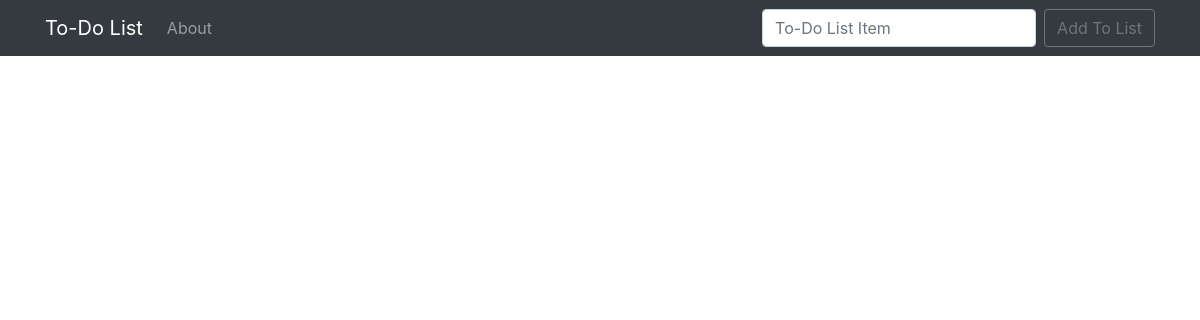
The app's page /, older data.
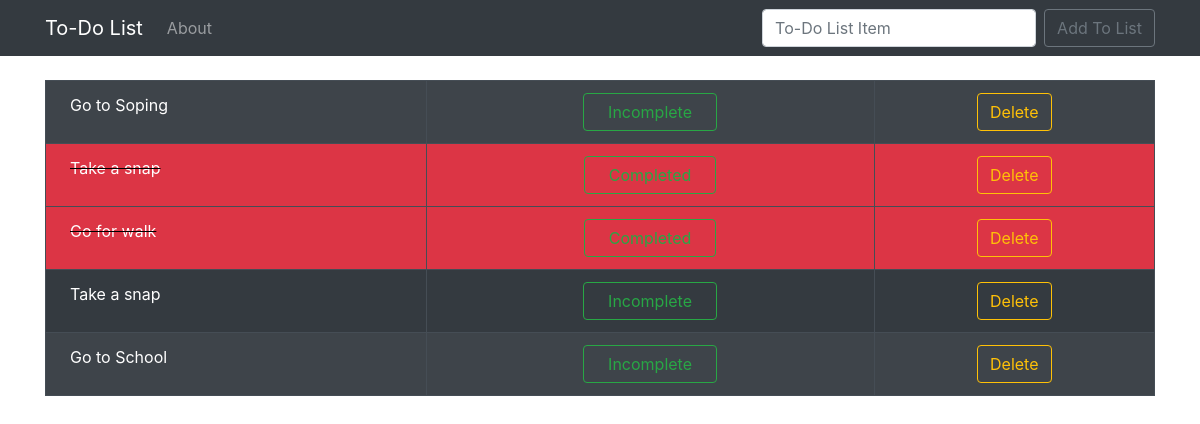
The same page, newer data.
### todolist/models.py (models this page shows, shortened)
class List(models.Model):
    item = models.CharField(max_length=200)
    completed = models.BooleanField(default=False)

### todolist/views.py (the view)
# urls.py: path('', views.home, name='home'),
def home(request):
    if request.method == 'POST':
        form = ListForm(request.POST or None)
        if form.is_valid():
            form.save()
            messages.success(request, "Item has been added to List!")
    all_item = List.objects.all
    return render(request, 'home.html', {'all_item': all_item})

### todolist/templates/home.html (shortened to what this page needs)
{% extends 'base.html' %}
{% block content %}
    {% if all_item %}
        <table class="table-bordered table table-striped table-dark">
            {% for list in all_item %}
                {% if list.completed %}
                    <tr class="bg-danger">
                        <td class="pl-4 strick">{{ list.item }}</td>
                        <td align="center"><a href="{% url 'complete' list.id %}">
                            <button type="button" class="pl-4 pr-4 btn btn-outline-success">Completed</button>
                        </a></td>
                        <td align="center"><a href="{% url 'delete' list.id %}">
                            <button type="button" class="btn btn-outline-warning">Delete</button>
                        </a></td>
                    </tr>
                {% else %}
                    <tr>
                        <td class="pl-4">{{ list.item }}</td>
                        <td align="center"><a href="{% url 'incomplete' list.id %}">
                            <button type="button" class="pl-4 pr-4 btn btn-outline-success">Incomplete</button>
                        </a></td>
                        <td align="center"><a href="{% url 'delete' list.id %}">
                            <button type="button" class="btn btn-outline-warning">Delete</button>
                        </a></td>
                    </tr>
                {% endif %}
            {% endfor %}
        </table>
    {% endif %}
{% endblock %}

Row changes from the older to the newer data that the page shows:
added List: item "Go to Soping"
added List: item "Take a snap"
added List: item "Go for walk"
added List: item "Take a snap"
added List: item "Go to School"
